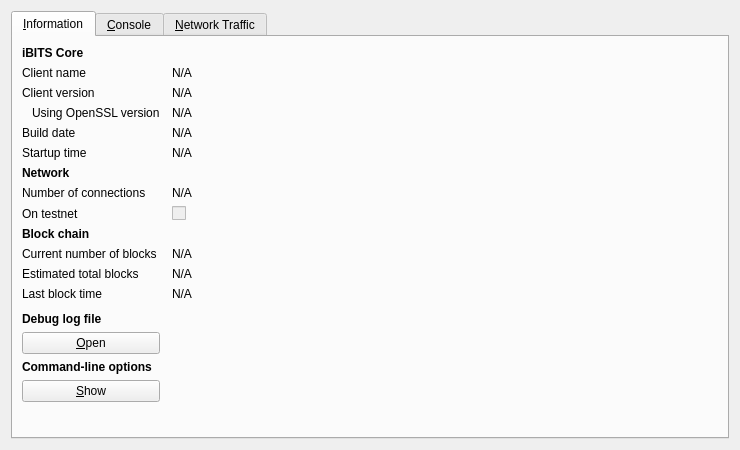
<?xml version="1.0" encoding="UTF-8"?>
<ui version="4.0">
 <class>RPCConsole</class>
 <widget class="QDialog" name="RPCConsole">
  <property name="geometry">
   <rect>
    <x>0</x>
    <y>0</y>
    <width>740</width>
    <height>450</height>
   </rect>
  </property>
  <property name="windowTitle">
   <string>iBITS - Debug window</string>
  </property>
  <layout class="QVBoxLayout" name="verticalLayout_2">
   <item>
    <widget class="QTabWidget" name="tabWidget">
     <property name="currentIndex">
      <number>0</number>
     </property>
     <widget class="QWidget" name="tab_info">
      <attribute name="title">
       <string>&amp;Information</string>
      </attribute>
      <layout class="QGridLayout" name="gridLayout" columnstretch="0,1">
       <property name="horizontalSpacing">
        <number>12</number>
       </property>
       <item row="0" column="0">
        <widget class="QLabel" name="label_9">
         <property name="font">
          <font>
           <weight>75</weight>
           <bold>true</bold>
          </font>
         </property>
         <property name="text">
          <string>iBITS Core</string>
         </property>
        </widget>
       </item>
       <item row="1" column="0">
        <widget class="QLabel" name="label_5">
         <property name="text">
          <string>Client name</string>
         </property>
        </widget>
       </item>
       <item row="1" column="1">
        <widget class="QLabel" name="clientName">
         <property name="cursor">
          <cursorShape>IBeamCursor</cursorShape>
         </property>
         <property name="text">
          <string>N/A</string>
         </property>
         <property name="textFormat">
          <enum>Qt::PlainText</enum>
         </property>
         <property name="textInteractionFlags">
          <set>Qt::LinksAccessibleByMouse|Qt::TextSelectableByKeyboard|Qt::TextSelectableByMouse</set>
         </property>
        </widget>
       </item>
       <item row="2" column="0">
        <widget class="QLabel" name="label_6">
         <property name="text">
          <string>Client version</string>
         </property>
        </widget>
       </item>
       <item row="2" column="1">
        <widget class="QLabel" name="clientVersion">
         <property name="cursor">
          <cursorShape>IBeamCursor</cursorShape>
         </property>
         <property name="text">
          <string>N/A</string>
         </property>
         <property name="textFormat">
          <enum>Qt::PlainText</enum>
         </property>
         <property name="textInteractionFlags">
          <set>Qt::LinksAccessibleByMouse|Qt::TextSelectableByKeyboard|Qt::TextSelectableByMouse</set>
         </property>
        </widget>
       </item>
       <item row="3" column="0">
        <widget class="QLabel" name="label_14">
         <property name="text">
          <string>Using OpenSSL version</string>
         </property>
         <property name="indent">
          <number>10</number>
         </property>
        </widget>
       </item>
       <item row="3" column="1">
        <widget class="QLabel" name="openSSLVersion">
         <property name="cursor">
          <cursorShape>IBeamCursor</cursorShape>
         </property>
         <property name="text">
          <string>N/A</string>
         </property>
         <property name="textFormat">
          <enum>Qt::PlainText</enum>
         </property>
         <property name="textInteractionFlags">
          <set>Qt::LinksAccessibleByMouse|Qt::TextSelectableByKeyboard|Qt::TextSelectableByMouse</set>
         </property>
        </widget>
       </item>
       <item row="4" column="0">
        <widget class="QLabel" name="label_12">
         <property name="text">
          <string>Build date</string>
         </property>
        </widget>
       </item>
       <item row="4" column="1">
        <widget class="QLabel" name="buildDate">
         <property name="cursor">
          <cursorShape>IBeamCursor</cursorShape>
         </property>
         <property name="text">
          <string>N/A</string>
         </property>
         <property name="textFormat">
          <enum>Qt::PlainText</enum>
         </property>
         <property name="textInteractionFlags">
          <set>Qt::LinksAccessibleByMouse|Qt::TextSelectableByKeyboard|Qt::TextSelectableByMouse</set>
         </property>
        </widget>
       </item>
       <item row="5" column="0">
        <widget class="QLabel" name="label_13">
         <property name="text">
          <string>Startup time</string>
         </property>
        </widget>
       </item>
       <item row="5" column="1">
        <widget class="QLabel" name="startupTime">
         <property name="cursor">
          <cursorShape>IBeamCursor</cursorShape>
         </property>
         <property name="text">
          <string>N/A</string>
         </property>
         <property name="textFormat">
          <enum>Qt::PlainText</enum>
         </property>
         <property name="textInteractionFlags">
          <set>Qt::LinksAccessibleByMouse|Qt::TextSelectableByKeyboard|Qt::TextSelectableByMouse</set>
         </property>
        </widget>
       </item>
       <item row="6" column="0">
        <widget class="QLabel" name="label_11">
         <property name="font">
          <font>
           <weight>75</weight>
           <bold>true</bold>
          </font>
         </property>
         <property name="text">
          <string>Network</string>
         </property>
        </widget>
       </item>
       <item row="7" column="0">
        <widget class="QLabel" name="label_7">
         <property name="text">
          <string>Number of connections</string>
         </property>
        </widget>
       </item>
       <item row="7" column="1">
        <widget class="QLabel" name="numberOfConnections">
         <property name="cursor">
          <cursorShape>IBeamCursor</cursorShape>
         </property>
         <property name="text">
          <string>N/A</string>
         </property>
         <property name="textFormat">
          <enum>Qt::PlainText</enum>
         </property>
         <property name="textInteractionFlags">
          <set>Qt::LinksAccessibleByMouse|Qt::TextSelectableByKeyboard|Qt::TextSelectableByMouse</set>
         </property>
        </widget>
       </item>
       <item row="8" column="0">
        <widget class="QLabel" name="label_8">
         <property name="text">
          <string>On testnet</string>
         </property>
        </widget>
       </item>
       <item row="8" column="1">
        <widget class="QCheckBox" name="isTestNet">
         <property name="enabled">
          <bool>false</bool>
         </property>
         <property name="text">
          <string/>
         </property>
        </widget>
       </item>
       <item row="9" column="0">
        <widget class="QLabel" name="label_10">
         <property name="font">
          <font>
           <weight>75</weight>
           <bold>true</bold>
          </font>
         </property>
         <property name="text">
          <string>Block chain</string>
         </property>
        </widget>
       </item>
       <item row="10" column="0">
        <widget class="QLabel" name="label_3">
         <property name="text">
          <string>Current number of blocks</string>
         </property>
        </widget>
       </item>
       <item row="10" column="1">
        <widget class="QLabel" name="numberOfBlocks">
         <property name="cursor">
          <cursorShape>IBeamCursor</cursorShape>
         </property>
         <property name="text">
          <string>N/A</string>
         </property>
         <property name="textFormat">
          <enum>Qt::PlainText</enum>
         </property>
         <property name="textInteractionFlags">
          <set>Qt::LinksAccessibleByMouse|Qt::TextSelectableByKeyboard|Qt::TextSelectableByMouse</set>
         </property>
        </widget>
       </item>
       <item row="11" column="0">
        <widget class="QLabel" name="label_4">
         <property name="text">
          <string>Estimated total blocks</string>
         </property>
        </widget>
       </item>
       <item row="11" column="1">
        <widget class="QLabel" name="totalBlocks">
         <property name="cursor">
          <cursorShape>IBeamCursor</cursorShape>
         </property>
         <property name="text">
          <string>N/A</string>
         </property>
         <property name="textFormat">
          <enum>Qt::PlainText</enum>
         </property>
         <property name="textInteractionFlags">
          <set>Qt::LinksAccessibleByMouse|Qt::TextSelectableByKeyboard|Qt::TextSelectableByMouse</set>
         </property>
        </widget>
       </item>
       <item row="12" column="0">
        <widget class="QLabel" name="label_2">
         <property name="text">
          <string>Last block time</string>
         </property>
        </widget>
       </item>
       <item row="12" column="1">
        <widget class="QLabel" name="lastBlockTime">
         <property name="cursor">
          <cursorShape>IBeamCursor</cursorShape>
         </property>
         <property name="text">
          <string>N/A</string>
         </property>
         <property name="textFormat">
          <enum>Qt::PlainText</enum>
         </property>
         <property name="textInteractionFlags">
          <set>Qt::LinksAccessibleByMouse|Qt::TextSelectableByKeyboard|Qt::TextSelectableByMouse</set>
         </property>
        </widget>
       </item>
       <item row="13" column="0">
        <spacer name="verticalSpacer_2">
         <property name="orientation">
          <enum>Qt::Vertical</enum>
         </property>
         <property name="sizeHint" stdset="0">
          <size>
           <width>20</width>
           <height>20</height>
          </size>
         </property>
        </spacer>
       </item>
       <item row="14" column="0">
        <widget class="QLabel" name="labelDebugLogfile">
         <property name="font">
          <font>
           <weight>75</weight>
           <bold>true</bold>
          </font>
         </property>
         <property name="text">
          <string>Debug log file</string>
         </property>
        </widget>
       </item>
       <item row="15" column="0">
        <widget class="QPushButton" name="openDebugLogfileButton">
         <property name="toolTip">
          <string>Open the iBITS debug log file from the current data directory. This can take a few seconds for large log files.</string>
         </property>
         <property name="text">
          <string>&amp;Open</string>
         </property>
         <property name="autoDefault">
          <bool>false</bool>
         </property>
        </widget>
       </item>
       <item row="16" column="0">
        <widget class="QLabel" name="labelCLOptions">
         <property name="font">
          <font>
           <weight>75</weight>
           <bold>true</bold>
          </font>
         </property>
         <property name="text">
          <string>Command-line options</string>
         </property>
        </widget>
       </item>
       <item row="17" column="0">
        <widget class="QPushButton" name="showCLOptionsButton">
         <property name="toolTip">
          <string>Show the iBITS-Qt help message to get a list with possible iBITS command-line options.</string>
         </property>
         <property name="text">
          <string>&amp;Show</string>
         </property>
         <property name="autoDefault">
          <bool>false</bool>
         </property>
        </widget>
       </item>
       <item row="18" column="0">
        <spacer name="verticalSpacer">
         <property name="orientation">
          <enum>Qt::Vertical</enum>
         </property>
         <property name="sizeHint" stdset="0">
          <size>
           <width>20</width>
           <height>40</height>
          </size>
         </property>
        </spacer>
       </item>
      </layout>
     </widget>
     <widget class="QWidget" name="tab_console">
      <attribute name="title">
       <string>&amp;Console</string>
      </attribute>
      <layout class="QVBoxLayout" name="verticalLayout_3">
       <property name="spacing">
        <number>3</number>
       </property>
       <item>
        <widget class="QTextEdit" name="messagesWidget">
         <property name="minimumSize">
          <size>
           <width>0</width>
           <height>100</height>
          </size>
         </property>
         <property name="readOnly">
          <bool>true</bool>
         </property>
         <property name="tabKeyNavigation" stdset="0">
          <bool>false</bool>
         </property>
         <property name="columnCount" stdset="0">
          <number>2</number>
         </property>
        </widget>
       </item>
       <item>
        <layout class="QHBoxLayout" name="horizontalLayout">
         <property name="spacing">
          <number>3</number>
         </property>
         <item>
          <widget class="QLabel" name="label">
           <property name="text">
            <string notr="true">&gt;</string>
           </property>
          </widget>
         </item>
         <item>
          <widget class="QLineEdit" name="lineEdit"/>
         </item>
         <item>
          <widget class="QPushButton" name="clearButton">
           <property name="maximumSize">
            <size>
             <width>24</width>
             <height>24</height>
            </size>
           </property>
           <property name="toolTip">
            <string>Clear console</string>
           </property>
           <property name="text">
            <string/>
           </property>
           <property name="icon">
            <iconset resource="../bitcoin.qrc">
             <normaloff>:/icons/remove</normaloff>:/icons/remove</iconset>
           </property>
           <property name="shortcut">
            <string notr="true">Ctrl+L</string>
           </property>
           <property name="autoDefault">
            <bool>false</bool>
           </property>
          </widget>
         </item>
        </layout>
       </item>
      </layout>
     </widget>
     <widget class="QWidget" name="tab">
      <attribute name="title">
       <string>&amp;Network Traffic</string>
      </attribute>
      <layout class="QHBoxLayout" name="horizontalLayout_3">
       <item>
        <layout class="QVBoxLayout" name="verticalLayout_4">
         <item>
          <widget class="TrafficGraphWidget" name="trafficGraph" native="true">
           <property name="sizePolicy">
            <sizepolicy hsizetype="Expanding" vsizetype="Expanding">
             <horstretch>0</horstretch>
             <verstretch>0</verstretch>
            </sizepolicy>
           </property>
          </widget>
         </item>
         <item>
          <layout class="QHBoxLayout" name="horizontalLayout_2">
           <item>
            <widget class="QSlider" name="sldGraphRange">
             <property name="minimum">
              <number>1</number>
             </property>
             <property name="maximum">
              <number>288</number>
             </property>
             <property name="pageStep">
              <number>12</number>
             </property>
             <property name="value">
              <number>6</number>
             </property>
             <property name="orientation">
              <enum>Qt::Horizontal</enum>
             </property>
            </widget>
           </item>
           <item>
            <widget class="QLabel" name="lblGraphRange">
             <property name="minimumSize">
              <size>
               <width>100</width>
               <height>0</height>
              </size>
             </property>
             <property name="alignment">
              <set>Qt::AlignCenter</set>
             </property>
            </widget>
           </item>
           <item>
            <widget class="QPushButton" name="btnClearTrafficGraph">
             <property name="text">
              <string>&amp;Clear</string>
             </property>
            </widget>
           </item>
          </layout>
         </item>
        </layout>
       </item>
       <item>
        <layout class="QVBoxLayout" name="verticalLayout">
         <item>
          <widget class="QGroupBox" name="groupBox">
           <property name="title">
            <string>Totals</string>
           </property>
           <layout class="QVBoxLayout" name="verticalLayout_5">
            <item>
             <layout class="QHBoxLayout" name="horizontalLayout_4">
              <item>
               <widget class="Line" name="line">
                <property name="sizePolicy">
                 <sizepolicy hsizetype="Fixed" vsizetype="Fixed">
                  <horstretch>0</horstretch>
                  <verstretch>0</verstretch>
                 </sizepolicy>
                </property>
                <property name="minimumSize">
                 <size>
                  <width>10</width>
                  <height>0</height>
                 </size>
                </property>
                <property name="palette">
                 <palette>
                  <active>
                   <colorrole role="Light">
                    <brush brushstyle="SolidPattern">
                     <color alpha="255">
                      <red>0</red>
                      <green>255</green>
                      <blue>0</blue>
                     </color>
                    </brush>
                   </colorrole>
                  </active>
                  <inactive>
                   <colorrole role="Light">
                    <brush brushstyle="SolidPattern">
                     <color alpha="255">
                      <red>0</red>
                      <green>255</green>
                      <blue>0</blue>
                     </color>
                    </brush>
                   </colorrole>
                  </inactive>
                  <disabled>
                   <colorrole role="Light">
                    <brush brushstyle="SolidPattern">
                     <color alpha="255">
                      <red>0</red>
                      <green>255</green>
                      <blue>0</blue>
                     </color>
                    </brush>
                   </colorrole>
                  </disabled>
                 </palette>
                </property>
                <property name="orientation">
                 <enum>Qt::Horizontal</enum>
                </property>
               </widget>
              </item>
              <item>
               <widget class="QLabel" name="label_16">
                <property name="text">
                 <string>In:</string>
                </property>
               </widget>
              </item>
              <item>
               <widget class="QLabel" name="lblBytesIn">
                <property name="minimumSize">
                 <size>
                  <width>50</width>
                  <height>0</height>
                 </size>
                </property>
                <property name="alignment">
                 <set>Qt::AlignRight|Qt::AlignTrailing|Qt::AlignVCenter</set>
                </property>
               </widget>
              </item>
             </layout>
            </item>
            <item>
             <layout class="QHBoxLayout" name="horizontalLayout_5">
              <item>
               <widget class="Line" name="line_2">
                <property name="sizePolicy">
                 <sizepolicy hsizetype="Fixed" vsizetype="Fixed">
                  <horstretch>0</horstretch>
                  <verstretch>0</verstretch>
                 </sizepolicy>
                </property>
                <property name="minimumSize">
                 <size>
                  <width>10</width>
                  <height>0</height>
                 </size>
                </property>
                <property name="palette">
                 <palette>
                  <active>
                   <colorrole role="Light">
                    <brush brushstyle="SolidPattern">
                     <color alpha="255">
                      <red>255</red>
                      <green>0</green>
                      <blue>0</blue>
                     </color>
                    </brush>
                   </colorrole>
                  </active>
                  <inactive>
                   <colorrole role="Light">
                    <brush brushstyle="SolidPattern">
                     <color alpha="255">
                      <red>255</red>
                      <green>0</green>
                      <blue>0</blue>
                     </color>
                    </brush>
                   </colorrole>
                  </inactive>
                  <disabled>
                   <colorrole role="Light">
                    <brush brushstyle="SolidPattern">
                     <color alpha="255">
                      <red>255</red>
                      <green>0</green>
                      <blue>0</blue>
                     </color>
                    </brush>
                   </colorrole>
                  </disabled>
                 </palette>
                </property>
                <property name="orientation">
                 <enum>Qt::Horizontal</enum>
                </property>
               </widget>
              </item>
              <item>
               <widget class="QLabel" name="label_17">
                <property name="text">
                 <string>Out:</string>
                </property>
               </widget>
              </item>
              <item>
               <widget class="QLabel" name="lblBytesOut">
                <property name="minimumSize">
                 <size>
                  <width>50</width>
                  <height>0</height>
                 </size>
                </property>
                <property name="alignment">
                 <set>Qt::AlignRight|Qt::AlignTrailing|Qt::AlignVCenter</set>
                </property>
               </widget>
              </item>
             </layout>
            </item>
            <item>
             <spacer name="verticalSpacer_4">
              <property name="orientation">
               <enum>Qt::Vertical</enum>
              </property>
              <property name="sizeHint" stdset="0">
               <size>
                <width>20</width>
                <height>407</height>
               </size>
              </property>
             </spacer>
            </item>
           </layout>
          </widget>
         </item>
        </layout>
       </item>
      </layout>
     </widget>
    </widget>
   </item>
  </layout>
 </widget>
 <customwidgets>
  <customwidget>
   <class>TrafficGraphWidget</class>
   <extends>QWidget</extends>
   <header>trafficgraphwidget.h</header>
   <container>1</container>
   <slots>
    <slot>clear()</slot>
   </slots>
  </customwidget>
 </customwidgets>
 <resources>
  <include location="../bitcoin.qrc"/>
 </resources>
 <connections/>
</ui>
